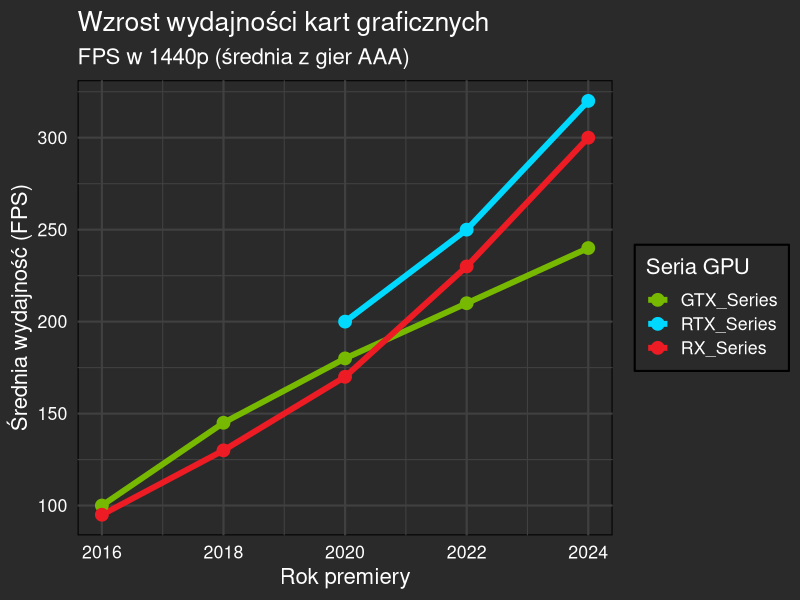
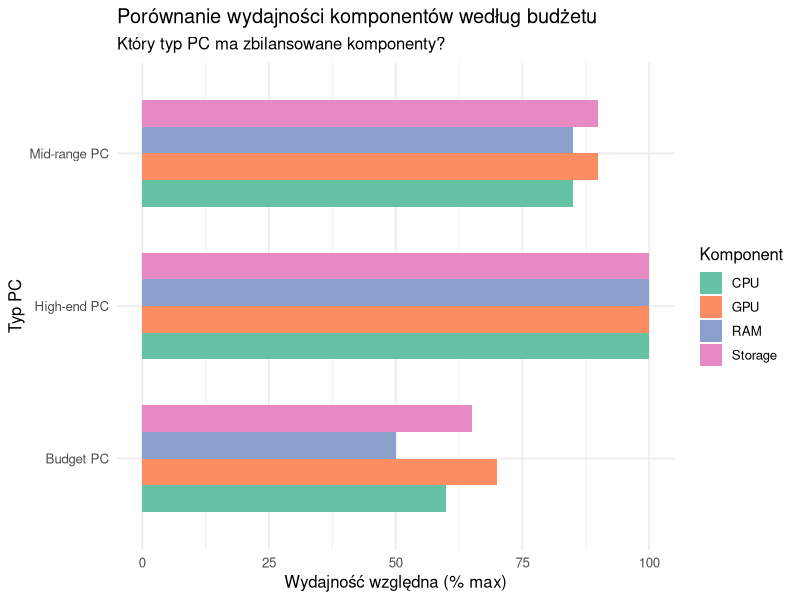
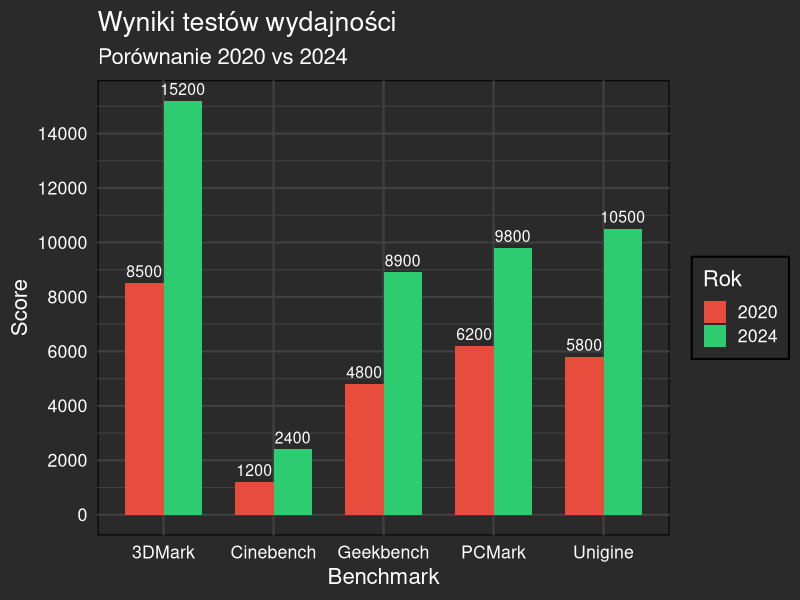
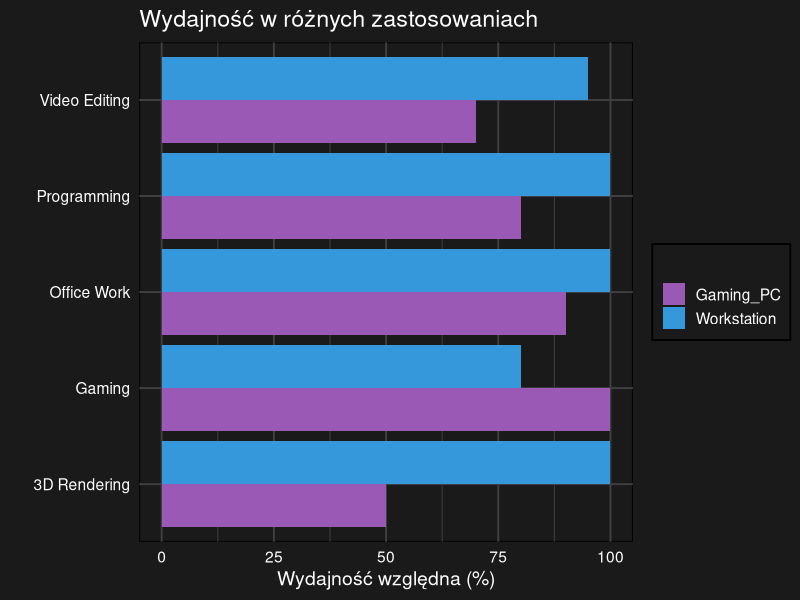

Write the R code that produced these figures, in order.
## ---- chunk 1
#| echo: false
#| fig-width: 10
#| fig-height: 6

library(ggplot2)
library(dplyr)

#Ewolucja GPU (serie RTX pojawiły się później)
gpu_evolution <- data.frame(
  Rok = c(2016, 2018, 2020, 2022, 2024),
  GTX_Series = c(100, 145, 180, 210, 240),
  RTX_Series = c(NA, NA, 200, 250, 320),
  RX_Series = c(95, 130, 170, 230, 300)
)

gpu_evolution_long <- tidyr::pivot_longer(gpu_evolution, 
                  cols = -Rok, 
                  names_to = "Series", 
                  values_to = "FPS")

ggplot(gpu_evolution_long, aes(x = Rok, y = FPS, color = Series, group = Series)) +
  geom_line(size = 2, na.rm = TRUE) +
  geom_point(size = 4, na.rm = TRUE) +
  labs(
    title = "Wzrost wydajności kart graficznych",
    subtitle = "FPS w 1440p (średnia z gier AAA)",
    x = "Rok premiery",
    y = "Średnia wydajność (FPS)",
    color = "Seria GPU"
  ) +
  theme_minimal(base_size = 16) +
  theme(
    plot.background = element_rect(fill = "#2a2a2a", color = NA),
    panel.background = element_rect(fill = "#2a2a2a"),
    text = element_text(color = "white"),
    axis.text = element_text(color = "white"),
    panel.grid = element_line(color = "#404040"),
    legend.background = element_rect(fill = "#2a2a2a"),
    legend.text = element_text(color = "white")
  ) +
  scale_color_manual(values = c("GTX_Series" = "#76B900", 
                                 "RTX_Series" = "#00D9FF",
                                 "RX_Series" = "#ED1C24")) +
  scale_y_continuous(breaks = seq(0, 350, 50))
## ---- chunk 2
#| echo: false
#| fig-width: 10
#| fig-height: 6

#Porównanie z różnymi konfiguracjami PC
komponenty <- data.frame(
  Komponent = rep(c("CPU", "GPU", "RAM", "Storage"), 3),
  Typ = rep(c("Budget PC", "Mid-range PC", "High-end PC"), each = 4),
  Wydajnosc = c(
    # Budget
    60, 70, 50, 65,
    # Mid-range
    85, 90, 85, 90,
    # High-end
    100, 100, 100, 100
  )
)

komponenty_summary <- komponenty %>%
  group_by(Typ, Komponent) %>%
  summarise(Srednia_wydajnosc = mean(Wydajnosc), .groups = "drop")

ggplot(komponenty_summary, aes(x = Typ, y = Srednia_wydajnosc, fill = Komponent)) +
  geom_col(position = "dodge", width = 0.7) +
  labs(
    title = "Porównanie wydajności komponentów według budżetu",
    subtitle = "Który typ PC ma zbilansowane komponenty?",
    x = "Typ PC",
    y = "Wydajność względna (% max)",
    fill = "Komponent"
  ) +
  theme_minimal(base_size = 12) +
  scale_fill_brewer(palette = "Set2") +  # Ładniejsze kolory
  coord_flip()  # Odwrócone osie = łatwiej porównać
## ---- chunk 3
#| echo: false
#| fig-width: 10
#| fig-height: 5

#Dane benchmarkowe
benchmark_data <- data.frame(
  Test = c("3DMark", "Cinebench", "Geekbench", "PCMark", "Unigine"),
  Score_2020 = c(8500, 1200, 4800, 6200, 5800),
  Score_2024 = c(15200, 2400, 8900, 9800, 10500)
)

benchmark_long <- tidyr::pivot_longer(benchmark_data, 
                 cols = starts_with("Score"), 
                 names_to = "Rok",
                 names_prefix = "Score_",
                 values_to = "Score")

ggplot(benchmark_long, aes(x = Test, y = Score, fill = Rok)) +
  geom_col(position = "dodge", width = 0.7) +
  geom_text(aes(label = Score), 
            position = position_dodge(width = 0.7),
            vjust = -0.5, color = "white", size = 4) +
  labs(
    title = "Wyniki testów wydajności",
    subtitle = "Porównanie 2020 vs 2024",
    x = "Benchmark",
    y = "Score",
    fill = "Rok"
  ) +
  theme_minimal(base_size = 16) +
  theme(
    plot.background = element_rect(fill = "#2a2a2a", color = NA),
    panel.background = element_rect(fill = "#2a2a2a"),
    text = element_text(color = "white"),
    axis.text = element_text(color = "white"),
    panel.grid = element_line(color = "#404040"),
    legend.background = element_rect(fill = "#2a2a2a"),
    legend.text = element_text(color = "white")
  ) +
  scale_fill_manual(values = c("2020" = "#E74C3C", "2024" = "#2ECC71")) +
  scale_y_continuous(breaks = seq(0, 16000, 2000))
## ---- chunk 4
#| echo: false
#| fig-width: 10
#| fig-height: 5

#Porównanie zastosowań
zastosowania <- data.frame(
  Zadanie = c("Gaming", "Video Editing", "3D Rendering", "Programming", "Office Work"),
  Gaming_PC = c(100, 70, 50, 80, 90),
  Workstation = c(80, 95, 100, 100, 100)
)

zastosowania_long <- tidyr::pivot_longer(zastosowania, 
                  cols = -Zadanie,
                  names_to = "Typ",
                  values_to = "Wydajnosc")

ggplot(zastosowania_long, aes(x = Zadanie, y = Wydajnosc, fill = Typ)) +
  geom_col(position = "dodge") +
  coord_flip() +
  theme_minimal(base_size = 14) +
  theme(
    plot.background = element_rect(fill = "#1a1a1a", color = NA),
    panel.background = element_rect(fill = "#1a1a1a"),
    text = element_text(color = "white"),
    axis.text = element_text(color = "white"),
    panel.grid = element_line(color = "#404040"),
    legend.background = element_rect(fill = "#1a1a1a"),
    legend.text = element_text(color = "white")
  ) +
  labs(title = "Wydajność w różnych zastosowaniach",
       x = "", y = "Wydajność względna (%)", fill = "") +
  scale_fill_manual(values = c("Gaming_PC" = "#9B59B6", "Workstation" = "#3498DB"))
